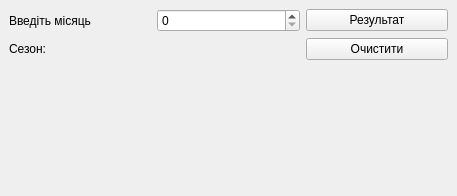
<?xml version="1.0" encoding="UTF-8"?>
<ui version="4.0">
 <class>MainWindow</class>
 <widget class="QMainWindow" name="MainWindow">
  <property name="geometry">
   <rect>
    <x>0</x>
    <y>0</y>
    <width>457</width>
    <height>196</height>
   </rect>
  </property>
  <property name="windowTitle">
   <string>MainWindow</string>
  </property>
  <widget class="QWidget" name="centralwidget">
   <layout class="QGridLayout" name="gridLayout">
    <item row="0" column="0">
     <widget class="QLabel" name="month_label">
      <property name="text">
       <string>Введіть місяць</string>
      </property>
     </widget>
    </item>
    <item row="0" column="1">
     <widget class="QSpinBox" name="month_in"/>
    </item>
    <item row="1" column="2">
     <widget class="QPushButton" name="clear">
      <property name="text">
       <string>Очистити</string>
      </property>
     </widget>
    </item>
    <item row="0" column="2">
     <widget class="QPushButton" name="result">
      <property name="text">
       <string>Результат</string>
      </property>
     </widget>
    </item>
    <item row="1" column="0">
     <widget class="QLabel" name="season_label">
      <property name="text">
       <string>Сезон: </string>
      </property>
     </widget>
    </item>
    <item row="1" column="1">
     <widget class="QLabel" name="season_out">
      <property name="text">
       <string/>
      </property>
     </widget>
    </item>
    <item row="2" column="1">
     <spacer name="verticalSpacer">
      <property name="orientation">
       <enum>Qt::Vertical</enum>
      </property>
      <property name="sizeHint" stdset="0">
       <size>
        <width>20</width>
        <height>40</height>
       </size>
      </property>
     </spacer>
    </item>
   </layout>
  </widget>
 </widget>
 <resources/>
 <connections/>
</ui>
